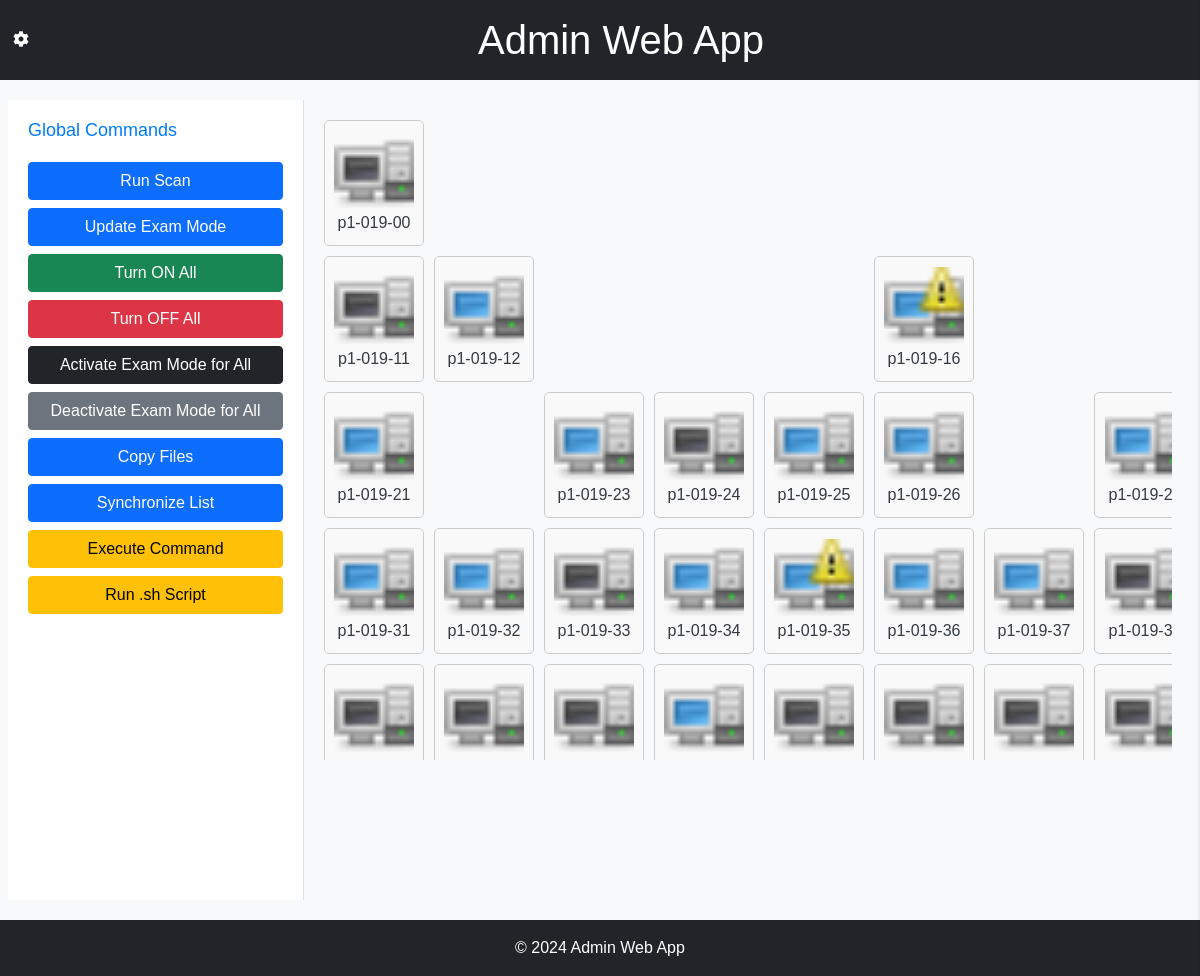
Before: / (signed in) with the older database file.
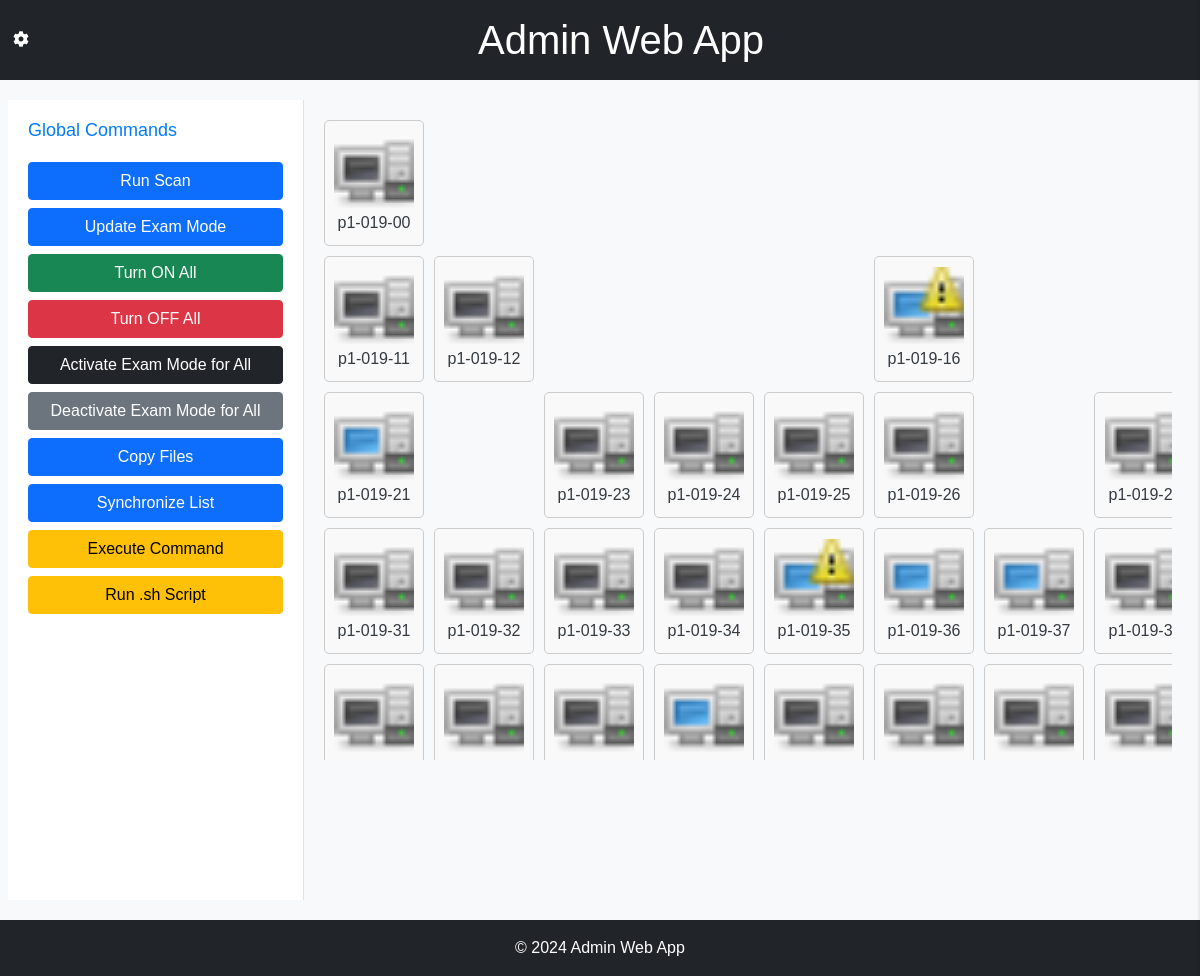
After: the same page with the newer database file.
### admin_web_app/models.py (models this page shows, shortened)
class Computer(models.Model):
    name = models.CharField(max_length=100)
    state = models.CharField(max_length=100)
    icon = models.ImageField(upload_to='img/', blank=True, null=True)  # Imagen del estado
    mac = models.CharField(max_length=17, blank=True, null=True, unique=True)  # Dirección MAC como único
    ip = models.GenericIPAddressField(protocol='both', unpack_ipv4=False, blank=True, null=True)  # Dirección IP
    warning = models.BooleanField(default=False)
    exam_mode = models.BooleanField(default=False)

### admin_web_app/views.py (the view)
# urls.py: path('', views.index, name='index'),
@login_required
@group_required(['profesorado', 'admin_group', 'alumnado'])
def index(request):
    computers = Computer.objects.all()
    timestamp = datetime.now().timestamp()
    context = {
        'computers': computers,
        'timestamp': timestamp,
    }
    return render(request, 'computers/index.html', context)

### admin_web_app/views.py (called while the page is built)
def in_groups(user, group_names):
    return user.groups.filter(name__in=group_names).exists()

def group_required(group_names):
    def decorator(view_func):
        @wraps(view_func)
        def _wrapped_view(request, *args, **kwargs):
            if in_groups(request.user, group_names):
                return view_func(request, *args, **kwargs)
            else:
                messages.error(request, "No tienes los permisos necesarios para acceder a esta página.")
                return redirect('access_denied')
        return _wrapped_view
    return decorator

### admin_web_app/templates/computers/index.html (shortened to what this page needs)
{% extends 'computers/base.html' %}
{% load static %}
{% block content %}
<div class="grid-container">
    <div class="computers-grid" id="computersGrid">
        {% for computer in computers %}
            <div class="computer-icon" id="{{ computer.name }}" onclick="showComputerDetails('{{ computer.id }}')">
                <img src="{% static 'img/' %}{{ computer.icon }}" alt="{{ computer.name }}">
                <p>{{ computer.name }}</p>
            </div>
        {% endfor %}
    </div>
</div>
{% endblock %}

Changed rows visible on the page:
changed Computer (number 2 of 26 on the later page): icon: a different picture
changed Computer (number 4 of 26 on the later page): icon: a different picture
changed Computer (number 7 of 26 on the later page): icon: a different picture
changed Computer (number 12 of 26 on the later page): icon: a different picture
changed Computer (number 13 of 26 on the later page): icon: a different picture
changed Computer (number 15 of 26 on the later page): icon: a different picture
changed Computer (number 17 of 26 on the later page): icon: a different picture
changed Computer (number 18 of 26 on the later page): icon: a different picture
